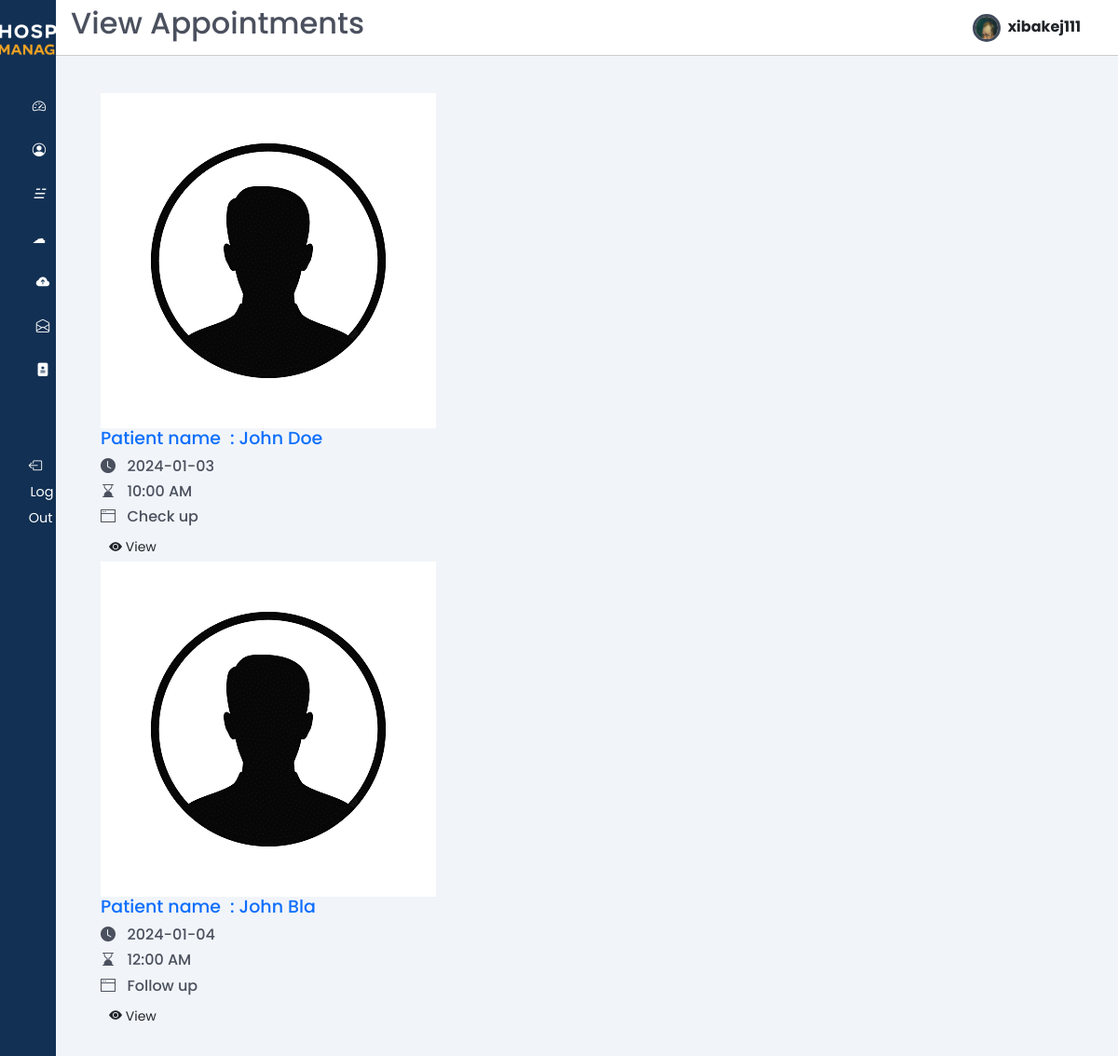
/doctor_view_appointments/ (signed in), run on the app's committed database.
### users/models.py (models this page shows, shortened)
class Users(AbstractUser):
    email = models.CharField(max_length=50,unique=True)
    username = models.CharField(max_length=50, unique=True)
    password = models.CharField(max_length=200)
    first_name = models.CharField(max_length=50)
    last_name = models.CharField(max_length=50)
    gender_choices = (("Male", "Male"), ("Female", "Female"))
    gender = models.CharField(max_length=10, choices=gender_choices, default="not_known")
    birthday = models.DateField(null=True, blank=True)
    is_doctor = models.BooleanField(default=False)
    profile_avatar = models.ImageField(upload_to="users/profiles", blank=True, default="doctor/profiles/download.png")
    id_address = models.ForeignKey(Address, on_delete=models.CASCADE, null=True)
    class Meta:
      verbose_name = "User"
      verbose_name_plural = "Users"

### doctors/views.py (the view)
# urls.py: path('doctor_view_appointments/', view_appointments, name='view_appointments'),
@login_required(login_url='/login')
def view_appointments(request):
    context_dict = {
      'appointments': [
        {
        'doctor': 'username',
        'patient': 'John Doe',
        'patient_id': 1,
        'status': "Check up",
        'summary': "bla bka bka bka",
        'description': ' description description description description',
        'start_date': '2024-01-03',
        'start_time': '10:00 AM',
        },
        {
        'doctor': 'username',
        'patient': 'John Bla',
        'patient_id': 2,
        'status': "Follow up",
        'summary': "bla bka bka bka",
        'description': ' description description description description',
        'start_date': '2024-01-04',
        'start_time': '12:00 AM',
        },
      ]
    }
    return render(request,"doctors/viewappointments.html",context_dict)

### templates/doctors/viewappointments.html (shortened to what this page needs)
{% extends 'doctors/base.html' %}
{% load static %}
{% block page_title %} View Appointments {% endblock page_title %}
{% block content %}
<main>
  <section class="recent">
    <div class="table-div">
      <div class="col-md-7 col-lg-8 col-xl-9" style="width:80%;">
        <div class="appointments">
          {% for appointment in appointments %}
            <div class="appointment-list" style="width:80%;">
              <div class="profile-info-widget">
                <a href="patient-profile.html" class="booking-doc-img">
                  <img src="{% static 'img/def.jpeg' %}" alt="User Image">
                </a>
                <div class="profile-det-info">
                  <h3 style="font-size:19px;"><a href="#" style="text-decoration:none;">Patient name &nbsp;:&nbsp;{{ appointment.patient }}</a></h3>
                  <div class="patient-details">
                    <h4 style="font-size:16px;"><i class="bi bi-clock-fill"></i>&nbsp;&nbsp;  {{ appointment.start_date }}&nbsp;</h4>
                    <h4 style="font-size:16px;"><i class="bi bi-hourglass-bottom"></i>&nbsp;&nbsp; {{ appointment.start_time }}&nbsp;</h4>
                    <h4 style="font-size:16px;"><i class="bi bi-window-fullscreen"></i>&nbsp;&nbsp; {{ appointment.status }}</h4>
                  </div>
                </div>
              </div>
              <div class="appointment-action">
                <a href="#" class="btn btn-sm bg-info-light" data-bs-toggle="modal" data-bs-target="#viewModal{{ appointment.patient_id }}">
                  <i class="bi bi-eye-fill"></i> View
                </a>
              </div>
            </div>
          {% endfor %}
        </div>
      </div>
    </div>
  </section>
</main>
{% endblock %}

### templates/doctors/base.html (shortened to what this page needs)
{% load static %}
<!DOCTYPE HTML>
<html lang="en">
<head>
  <link href="{% static 'css/bootstrap.min.css' %}" rel="stylesheet"/>
  <link href="{% static 'css/base-style.css' %}" rel="stylesheet"/>
  <link rel="stylesheet" href="https://cdn.jsdelivr.net/gh/lykmapipo/themify-icons@0.1.2/css/themify-icons.css">
  <link  href="{% static 'css/style.css' %}" rel="stylesheet">
  <link  href="{% static 'css/bootstrap-icons.css' %}" rel="stylesheet">
  <link  href="{% static 'css/jquery.dataTables.min.css' %}" rel="stylesheet">
  <link  href="{% static 'css/styleblog.css' %}" rel="stylesheet">
  <link  href="{% static 'css/styleblog-responsive.css' %}" rel="stylesheet">
</head>
<body>
  <div class="sidebar">
    <div class="sidebar-header pt-4">
      <div class="text-center my-">
        <img src="{% static 'img/white-logo.png' %}" alt="logo" class="img-fluid" style="max-width: 170px;" />
      </div>
    </div>
    <div class="sidebar-menu">
      <ul>
        <li>
          <a href="{% url 'doctor_dashboard' %}">
            <i class="bi bi-speedometer2 me-2"></i>
          </a>
        </li>
        <li>
          <a href="{% url 'doctor_profile' %}">
            <i class="bi bi-person-circle me-2"></i>
          </a>
        </li>
        <li>
          <a href="{% url 'doctor_blogs' %}">
            <i>&#9777;&nbsp;&nbsp; </i>
          </a>
        </li>
        <li>
          <a href="{% url 'myblogs' %}">
            <i>&#9729;&nbsp;&nbsp;</i>
          </a>
        </li>
        <li>
          <a href="{% url 'upload_blog' %}">
            <i class="bi bi-cloud-arrow-up-fill"></i>
          </a>
        </li>
        <li>
          <a href="{% url 'doctor_drafts' %}">
            <i class="bi bi-envelope-open"></i>
          </a>
        </li>
        <li>
          <a href="{% url 'view_appointments' %}">
            <i class="bi bi-file-medical-fill"></i>
          </a>
        </li>
        <br><br>
        <li>
            <a href="{% url 'logout' %}" class="logout text-dark"data-bs-toggle="tooltip" data-bs-placement="right" title="logout" >
              <i class="bi bi-box-arrow-left me-3"></i>
              <span class="d-none d-md-inline">Log Out</span>
            </a>
        </li>
      </ul>
    </div>
  </div>
  <div class="main-content">
    <header class="d-flex  align-items-center">
      <h2>{% block page_title %}{% endblock page_title %}</h2>
      <a href="{% url 'doctor_profile' %}">
        <img src="{{ request.user.profile_avatar.url }}" style="width: 30px; height: 30px; border-radius: 50%; overflow: hidden; background-color: blue; display: inline-block; vertical-align: middle; border: 3px solid #424a5b;">
        <span class="fw-bold fs-6 ms-1 text-dark me-4">{{ request.user.username|safe | truncatechars:"10" }}</span>
      </a>
    </header>
    {% block content %}
    {% endblock content %}
  </body>
</html>

### static/css/base-style.css (style rules this page uses)
:root { --primary-color: #123053; --secondary-color: #EFA323; }
.main-content a { text-decoration: none !important; }

### static/css/style.css (style rules this page uses)
:root { --main-color: #424a5b; --color-dark: #1D2231; --text-grey: #8390A2; --primary-color: #123053; --secondary-color: #EFA323; }
* { font-family: 'Poppins', sans-serif; margin: 0; padding: 0; text-decoration: none; list-style-type: none; box-sizing: border-box; }
.sidebar { height: 100%; width: 240px; position: fixed; left: 0; top: 0; z-index: 100; background: var(--primary-color); color: #fff; overflow-y: auto; transition: width 500ms; }
.sidebar-header { display: flex; justify-content: space-between; align-items: center; height: 60px; padding: 0rem 1rem; }
.sidebar-menu { padding: 0rem; padding-top: 40px; }
.sidebar li { margin-bottom: 1.2rem; font-size: larger; }
.sidebar a { color: #fff !important; text-decoration: none; font-size: .9rem; }
.sidebar a span:last-child { padding-left: .1rem; }
.main-content { position: relative; margin-left: 240px; transition: margin-left 500ms; }
header { position: fixed; left: 240px; top: 0; z-index: 100; width: calc(100% - 240px); background: #fff; height: 60px; padding: 0rem 1rem; display: flex; align-items: center; justify-content: space-between; border-bottom: 1px solid #ccc; transition: left 500ms; }
main { margin-top: 60px; background: #f1f5f9; min-height: 90vh; padding: 1rem 3rem; }
.recent { margin-top: 3rem; margin-bottom: 3rem; }
.text-center { text-align: center; }
@media only screen and (max-width: 1200px) { .sidebar { width: 60px; z-index: 150; } }
@media only screen and (max-width: 1200px) { .sidebar .sidebar-header h3 span, .sidebar li span:last-child { display: none; } }
@media only screen and (max-width: 1200px) { .sidebar .sidebar-header, .sidebar li { display: flex; justify-content: center; } }
@media only screen and (max-width: 1200px) { .main-content { margin-left: 60px; } }
@media only screen and (max-width: 1200px) { .main-content header { left: 60px; width: calc(100% - 60px); } }
.recent { margin-top: 1.5rem; margin-bottom: 3rem; }
.table-div { display: grid; grid-template-columns: 100% 25%; grid-column-gap: 1.5rem; }

### data on the page
Users: user.profile_avatar (picture), user.username "xibakej111"

### other printed values
{{ appointment.patient }} "John Doe" "John Bla"
{{ appointment.start_date }} "2024-01-03" "2024-01-04"
{{ appointment.start_time }} "10:00 AM" "12:00 AM"
{{ appointment.status }} "Check up" "Follow up"
